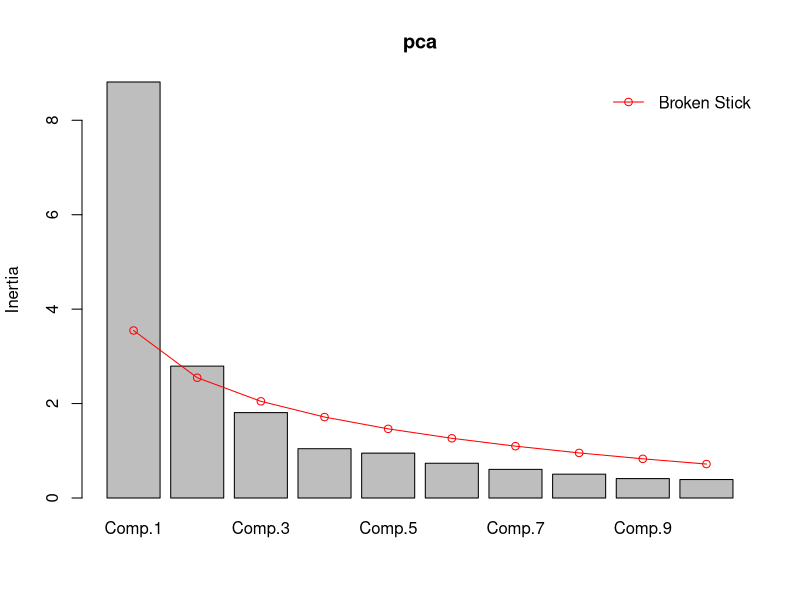
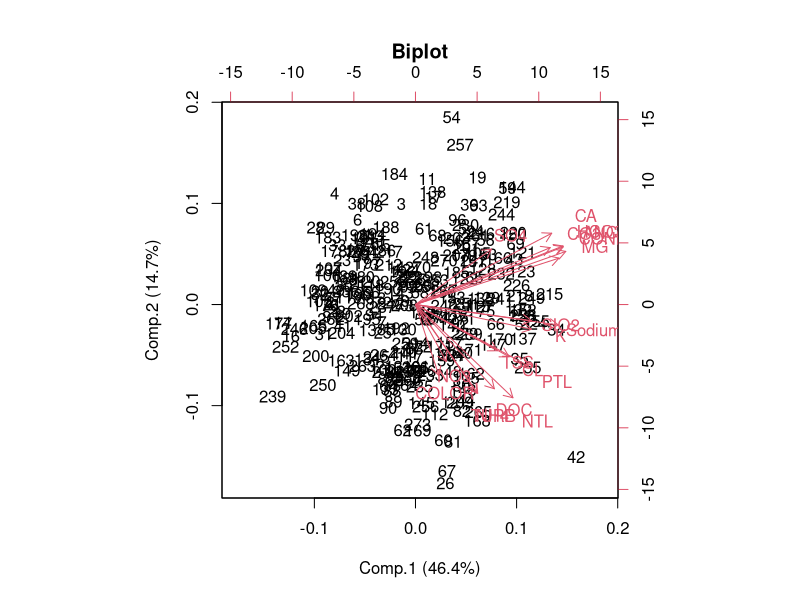
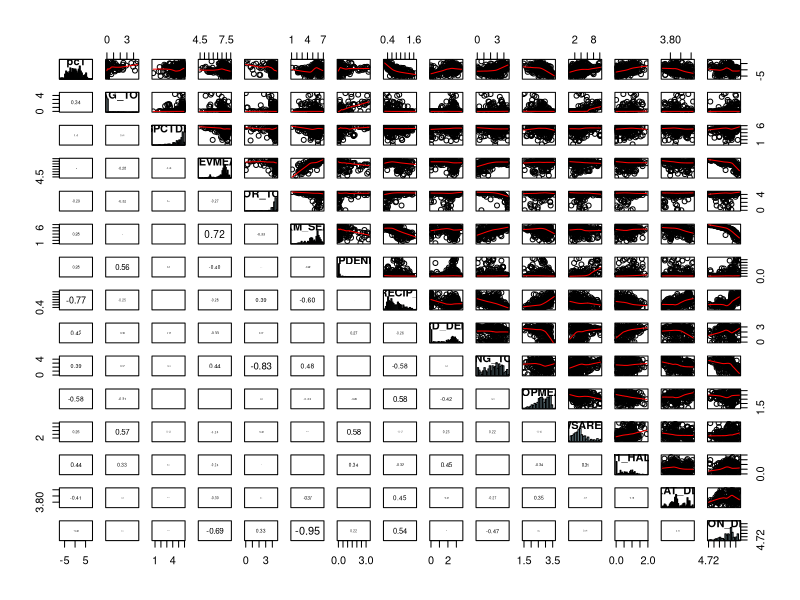

Generate these figures, in order, with R:
## ---- chunk 1
library(knitr)
opts_chunk$set(fig.width=6, fig.height=4, fig.path='Figs/',
               echo=FALSE, warning=FALSE, message=FALSE)
## ---- chunk 2
dta <- read.csv("wemap_pnw_rda_HW.csv")
wtr <- na.omit(dta) #remove missing data
rm(dta)
wq <- wtr[c(2:20)] #water quality variables.
wq.l <- log(wq+1)
## ---- chunk 3
cor.matrix<-function(x,data=NA,cor.method="pearson",add1to1=F,...){
  # panel.hist function adds the histogram
options(warning=F)
    panel.hist <- function(x)
  {
      usr <- par("usr")
      on.exit(par(usr))
      par(usr = c(usr[1:2], 0, 1.5) )
      h <- hist(x, plot = FALSE,breaks=30)
      breaks <- h$breaks
      nB <- length(breaks)
      y <- h$counts
      y <- y/max(y)
      rect(breaks[-nB], 0, breaks[-1], y, col="lightblue")
      box()
  }
  panel.cor <- function(x, y, digits=2, prefix="", cex.cor)
  {
      usr <- par("usr")
      on.exit(par(usr))
      par(usr = c(0, 1, 0, 1))
      r <- cor(x, y,method="spearman")
      txt <- format(c(r, 0.123456789), digits=digits)[1]
      txt <- paste(prefix, txt, sep="")
      if(missing(cex.cor)) cex <- 0.8/strwidth(txt)
      text(0.5, 0.5, txt, cex = cex * abs(r))
  }
  panel.smooth2<-function(x, y, bg = NA, pch = par("pch"),cex = 1, col.smooth = "red", span = 2/3,iter = 3,plot1to1=add1to1)
  {
    points(x, y, pch = pch, cex = cex,...)
    ok <- is.finite(x) & is.finite(y)
    if (any(ok)){
        lines(stats::lowess(x[ok], y[ok], f = span, iter = iter), col = col.smooth)
        }
        if(plot1to1){
          mn<-min(c(x,y),na.rm=T)
          mx<-max(c(x,y),na.rm=T)
          new.x<-seq(mn,mx,length.out=10)
          points(new.x,new.x,type='l',col="blue",lwd=2)
        }
  }
  if (class(x)=="formula"){
    x<-model.frame(x,data=data)

  }
  pairs(x,upper.panel=panel.smooth2,lower.panel=panel.cor,diag.panel=panel.hist,
        cex.labels = 1, font.labels=2)
  options(warning=T)
}
## ---- chunk 4
require(MASS) #loads the PCA package
pca <- princomp(wq.l, cor=TRUE) #creates a PC matrix using the correlation matrix
summary(pca)
## ---- chunk 5
#scaled data
cor <- round(cor(wq.l),2) # correlation matrix 
kable((cor), digits=2) #Formats table for output
## ---- chunk 6
ld <-round(loadings(pca)[,c(1:2)],2)
kable(ld)
## ---- chunk 7
library(vegan)
screeplot(pca, bstick = TRUE) #inertia= variance n PCA
## ---- chunk 8
biplot(pca, main = "Biplot", xlab = "Comp.1 (46.4%)", ylab = "Comp.2 (14.7%)")
## ---- chunk 9
ws <-wtr[c(21:34)]
ws.l <-log(ws+1) #watershed variables
pc1 <- pca$scores[,1]
pc1<-as.data.frame(pc1)
crmx <-cbind(pc1,ws.l)
cor.matrix(crmx)

